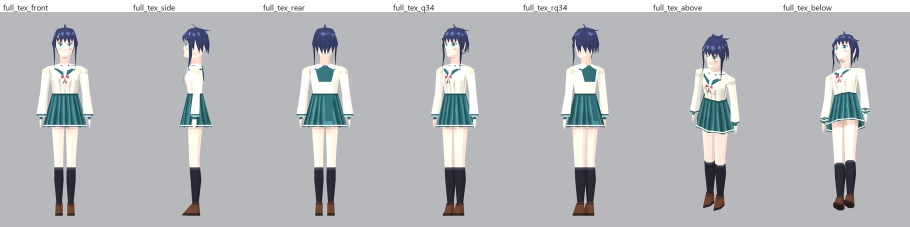
#> input picture images/full_views.jpg, 1820 x 454 px, given in place of full_tex_front.png, which was not available (shown at 1/2 size)
$ python make_turnaround.py ../images ../images/head_clay.jpg
#> lines starting #> are read from the running program, lines starting #| are printed output that depends on the picture
"""make_turnaround.py <qc_dir> <out.png> - LOWPOLY_CHARACTER_TURNAROUND.png from the inspection renders."""
import sys, os
from PIL import Image, ImageDraw, ImageFont
q, out = sys.argv[1], sys.argv[2]
top = [("Front", "full_tex_front"), ("Side", "full_tex_side"), ("Rear", "full_tex_rear"), ("Three-quarter", "full_tex_q34")]
bot = [("Head front", "head_tex_front"), ("Head side", "head_tex_side"), ("Head 3/4", "head_tex_q34"),
       ("Head 3/4 below", "head_tex_below"), ("Geometry only (no hair, clay)", "head_nohair_clay_side"),
       ("Side silhouette (no hair)", "head_nohair_sil_side")]
try:
    F = ImageFont.truetype(r"C:\Windows\Fonts\segoeuib.ttf", 22)
    f2 = ImageFont.truetype(r"C:\Windows\Fonts\segoeui.ttf", 17)
except OSError:
    F = f2 = ImageFont.load_default()
FW, FH = 390, 645          # full-body tiles (from 520x860)
HW = HH = 260              # head tiles (from 600x600)
PAD, CAP = 14, 30
W = PAD + 6 * (HW + PAD)
H = 60 + CAP + FH + PAD + CAP + HH + PAD
img = Image.new("RGB", (W, H), (236, 238, 241))
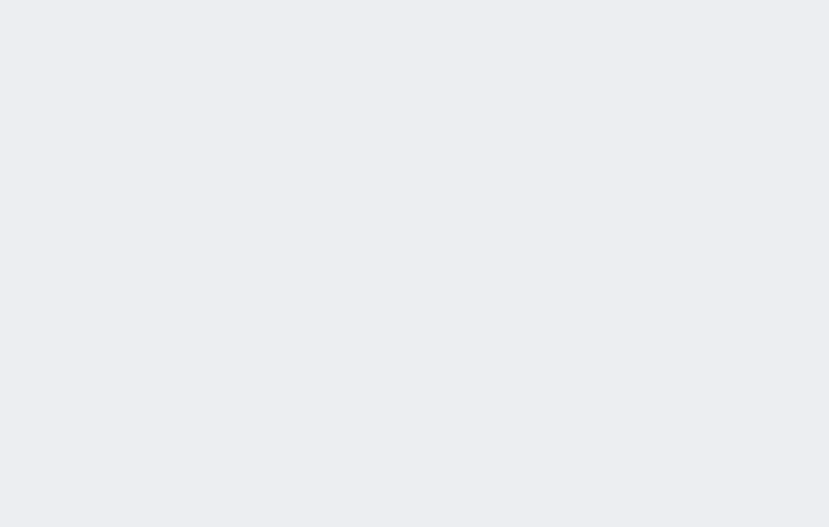
#> img: PIL image 1658x1053 RGB (shown at 1/2 size); mean R, G, B 236, 238, 241
d = ImageDraw.Draw(img)
d.text((PAD, 14), "LOW-POLY ANIME CHARACTER - turnaround (Blender 5.3, Eevee, flat shading)", fill=(30, 32, 40), font=F)
x0 = (W - (4 * FW + 3 * PAD)) // 2
for i, (cap, fn) in enumerate(top):
    x = x0 + i * (FW + PAD); y = 60
    d.text((x + 4, y), cap, fill=(30, 32, 40), font=f2)
    img.paste(Image.open(os.path.join(q, fn + ".png")).convert("RGB").resize((FW, FH), Image.LANCZOS), (x, y + CAP))
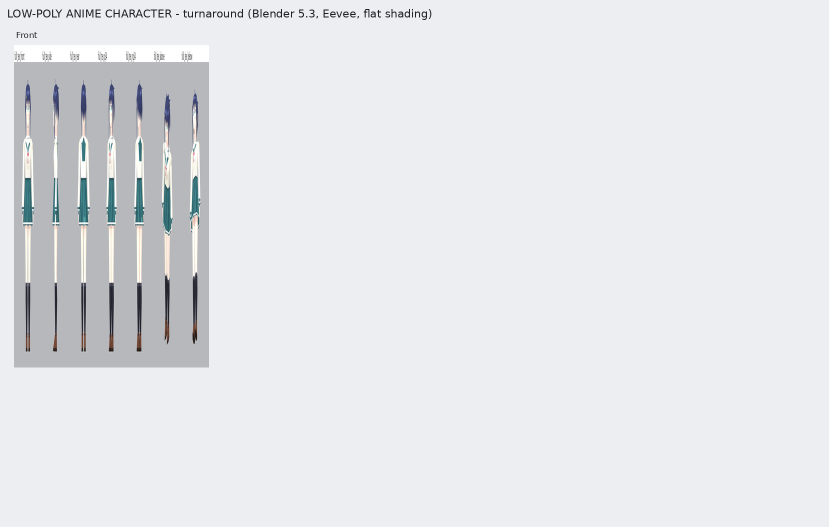
#> img: PIL image 1658x1053 RGB (shown at 1/2 size); mean R, G, B 227.7, 229.7, 232.8
#> pass 2 of the loop `for i, (cap, fn) in enumerate(top):`:
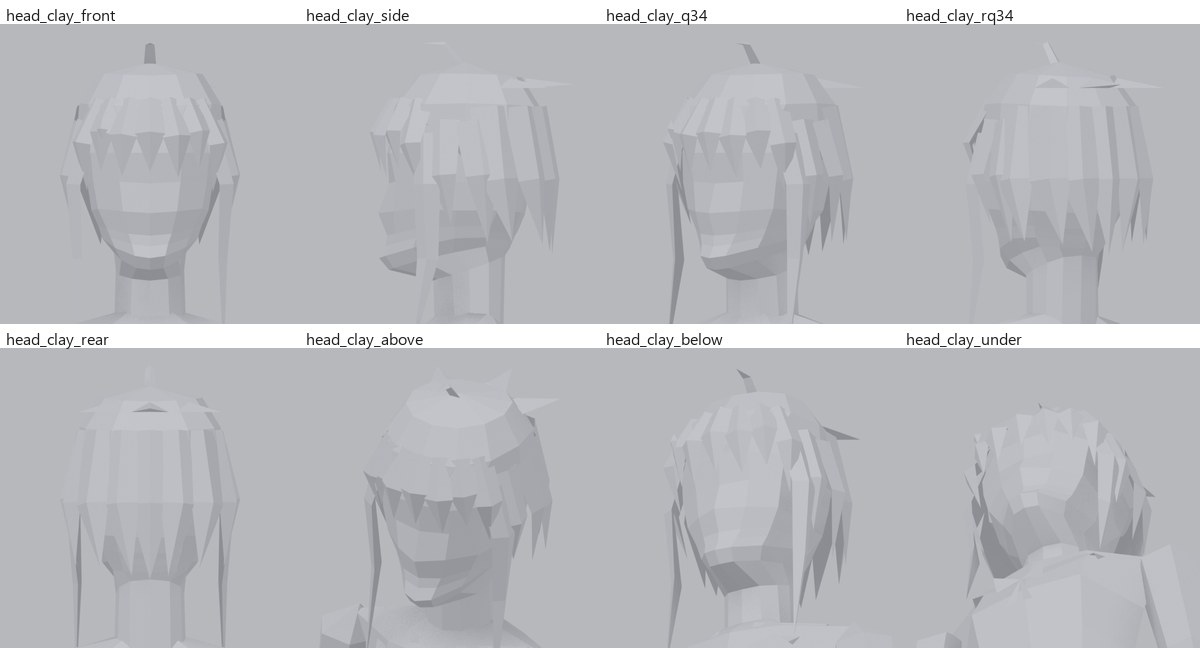
#> input picture images/head_clay.jpg, 1200 x 648 px, given in place of full_tex_side.png, which was not available
#> `img.paste(Image.open(os.path.join(q, fn + ".png")).convert("RGB").resi..`:
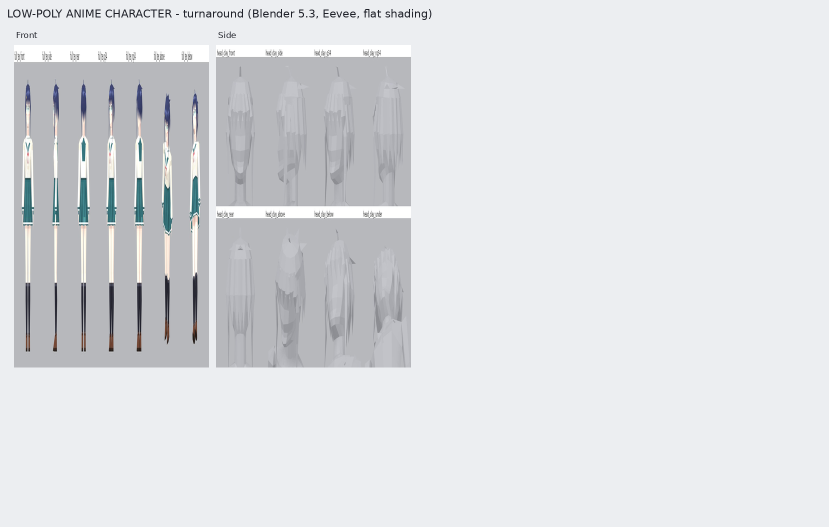
#> img: PIL image 1658x1053 RGB (shown at 1/2 size); mean R, G, B 220.4, 222.3, 225.5
#> (the run stopped early here; a loop or call above may not have finished)
